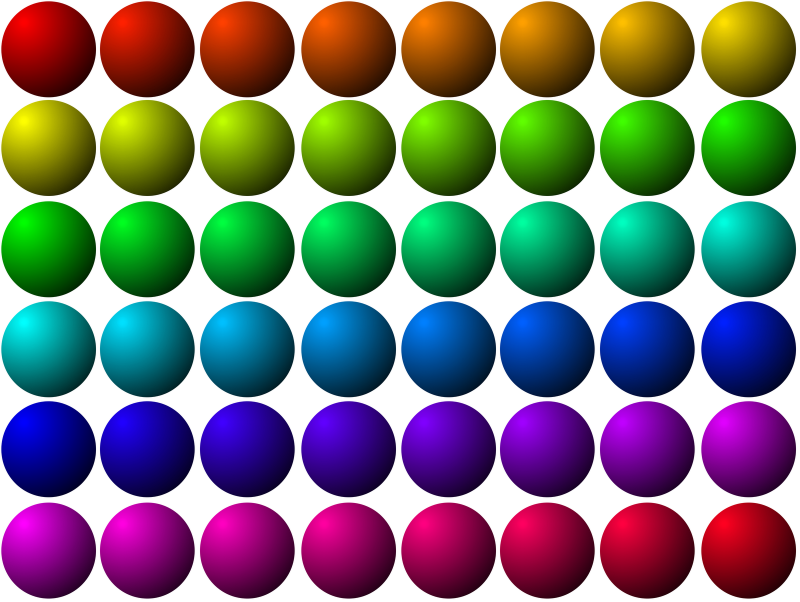
#> input picture python_assignments/openCV_exercises/colored_balls.png, 1600 x 1203 px (shown at 1/2 size)
$ python contours_detect.py
#> lines starting #> are read from the running program, lines starting #| are printed output that depends on the picture; after the words box and inside, x2 and y2 are one past the last pixel; in counts of white or black regions, pixels touching at a corner belong together
import cv2

img = cv2.imread('colored_balls.png')
#> img is the input picture: shape (1203, 1600, 3); mean B, G, R 122.5, 122.5, 122.5
img_gry = cv2.cvtColor(img, cv2.COLOR_BGR2GRAY)
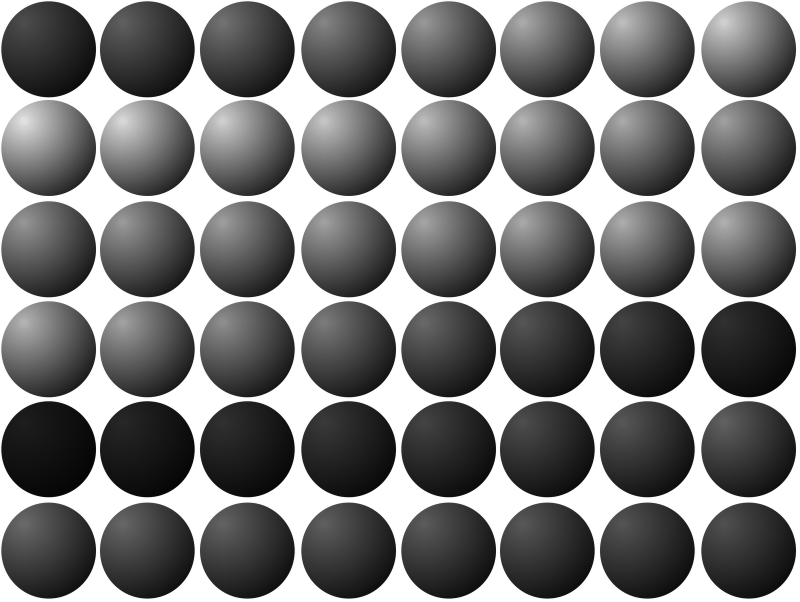
#> img_gry: shape (1203, 1600) (shown at 1/2 size); min 3, max 255, mean 122.5

ret, thresh = cv2.threshold(img_gry, 235, 255, 0)
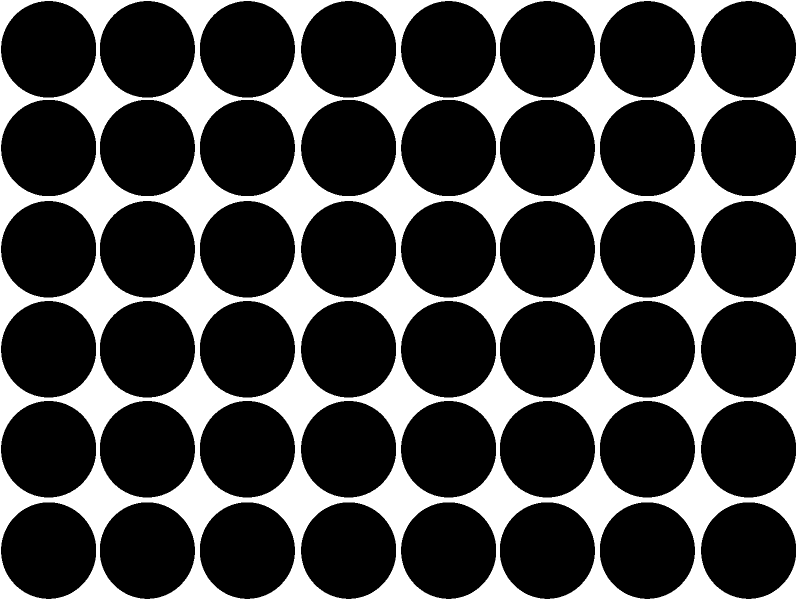
#> thresh: shape (1203, 1600) (shown at 1/2 size); 28.1% white; 1 white region
contours, hierarchy = cv2.findContours(thresh, cv2.RETR_TREE, cv2.CHAIN_APPROX_NONE)
#> contours = 49 contours; largest, box (x1, y1, x2, y2) and area: (0, 0, 1600, 1203) 1921998, (1401, 601, 1593, 796) 29112, (1, 801, 193, 996) 29107, (801, 801, 993, 996) 29106, (601, 801, 793, 996) 29106
print('number of contours=', str(len(contours)))
#| number of contours= 49
cv2.drawContours(img, contours, -1, (0, 0, 255), 3)
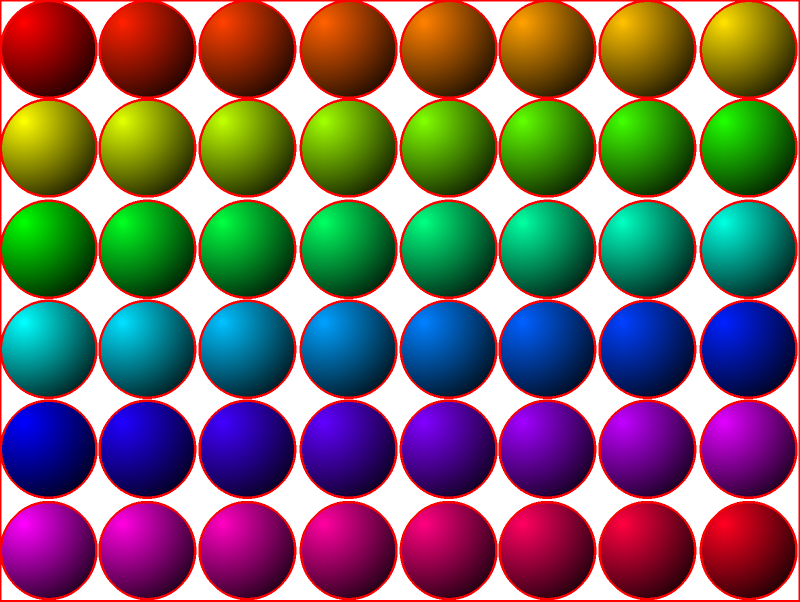
#> img: shape (1203, 1600, 3) (shown at 1/2 size); 7.54% of pixels changed, all inside (x1, y1, x2, y2) = (0, 0, 1600, 1203)

cv2.imshow('image', img_gry)
cv2.imshow('image_color', img)
cv2.waitKey(0)

cv2.destroyAllWindows


# [20 lines of commented-out code are left out]
